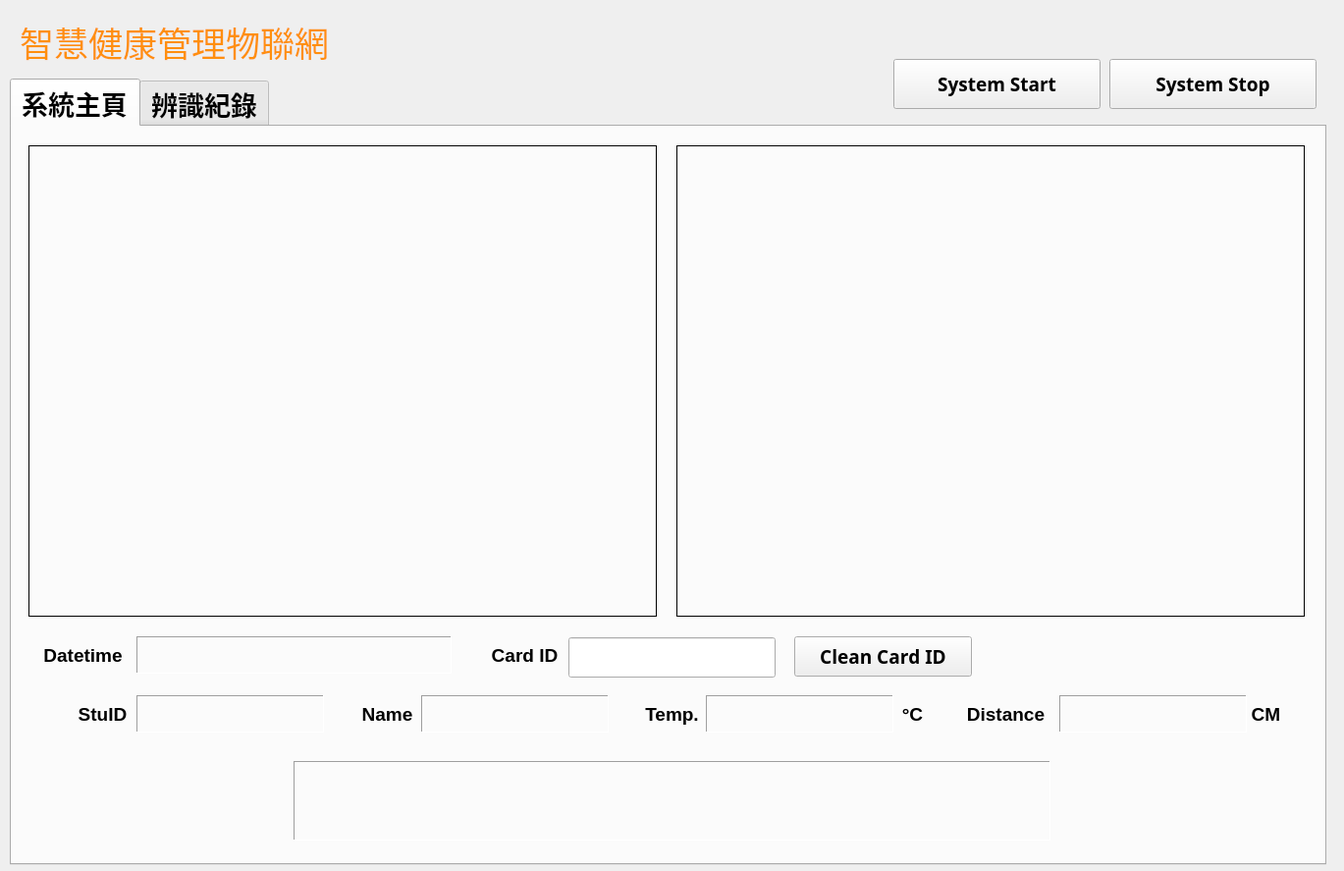
<?xml version="1.0" encoding="UTF-8"?>
<ui version="4.0">
 <class>MainWindow</class>
 <widget class="QMainWindow" name="MainWindow">
  <property name="geometry">
   <rect>
    <x>0</x>
    <y>0</y>
    <width>1369</width>
    <height>887</height>
   </rect>
  </property>
  <property name="font">
   <font>
    <family>Arial</family>
    <pointsize>20</pointsize>
    <weight>75</weight>
    <bold>true</bold>
    <kerning>false</kerning>
   </font>
  </property>
  <property name="windowTitle">
   <string>IHMIoTSystam</string>
  </property>
  <property name="windowIcon">
   <iconset>
    <normaloff>ESDL_lab_softwareicon.ico</normaloff>ESDL_lab_softwareicon.ico</iconset>
  </property>
  <widget class="QWidget" name="centralwidget">
   <widget class="QLabel" name="systemtitle">
    <property name="geometry">
     <rect>
      <x>20</x>
      <y>17</y>
      <width>421</width>
      <height>51</height>
     </rect>
    </property>
    <property name="font">
     <font>
      <family>微軟正黑體</family>
      <pointsize>26</pointsize>
      <weight>50</weight>
      <bold>false</bold>
      <kerning>false</kerning>
     </font>
    </property>
    <property name="styleSheet">
     <string notr="true">color: rgb(255, 143, 14);</string>
    </property>
    <property name="text">
     <string>智慧健康管理物聯網</string>
    </property>
    <property name="alignment">
     <set>Qt::AlignLeading|Qt::AlignLeft|Qt::AlignVCenter</set>
    </property>
   </widget>
   <widget class="QTabWidget" name="tabWidget">
    <property name="geometry">
     <rect>
      <x>10</x>
      <y>80</y>
      <width>1341</width>
      <height>801</height>
     </rect>
    </property>
    <property name="font">
     <font>
      <family>微軟正黑體</family>
     </font>
    </property>
    <property name="currentIndex">
     <number>0</number>
    </property>
    <widget class="QWidget" name="mainpage">
     <attribute name="title">
      <string>系統主頁</string>
     </attribute>
     <widget class="QLabel" name="StuIDtitle">
      <property name="geometry">
       <rect>
        <x>37</x>
        <y>579</y>
        <width>111</width>
        <height>38</height>
       </rect>
      </property>
      <property name="font">
       <font>
        <family>Arial</family>
        <pointsize>14</pointsize>
        <weight>75</weight>
        <bold>true</bold>
       </font>
      </property>
      <property name="styleSheet">
       <string notr="true">
color: rgb(0,0,0);</string>
      </property>
      <property name="text">
       <string>StuID</string>
      </property>
      <property name="alignment">
       <set>Qt::AlignCenter</set>
      </property>
     </widget>
     <widget class="QLabel" name="Info">
      <property name="geometry">
       <rect>
        <x>287</x>
        <y>646</y>
        <width>771</width>
        <height>81</height>
       </rect>
      </property>
      <property name="font">
       <font>
        <family>Arial</family>
        <pointsize>25</pointsize>
        <weight>75</weight>
        <bold>true</bold>
       </font>
      </property>
      <property name="autoFillBackground">
       <bool>false</bool>
      </property>
      <property name="styleSheet">
       <string notr="true">color: rgb(0, 0, 127);</string>
      </property>
      <property name="frameShape">
       <enum>QFrame::Panel</enum>
      </property>
      <property name="frameShadow">
       <enum>QFrame::Sunken</enum>
      </property>
      <property name="midLineWidth">
       <number>0</number>
      </property>
      <property name="text">
       <string/>
      </property>
      <property name="alignment">
       <set>Qt::AlignCenter</set>
      </property>
      <property name="wordWrap">
       <bool>false</bool>
      </property>
     </widget>
     <widget class="QLabel" name="maskdetectorlabel">
      <property name="geometry">
       <rect>
        <x>677</x>
        <y>19</y>
        <width>640</width>
        <height>480</height>
       </rect>
      </property>
      <property name="font">
       <font>
        <weight>50</weight>
        <bold>false</bold>
       </font>
      </property>
      <property name="frameShape">
       <enum>QFrame::Box</enum>
      </property>
      <property name="text">
       <string/>
      </property>
      <property name="alignment">
       <set>Qt::AlignCenter</set>
      </property>
      <property name="margin">
       <number>0</number>
      </property>
     </widget>
     <widget class="QPushButton" name="cleancardidBTN">
      <property name="geometry">
       <rect>
        <x>797</x>
        <y>519</y>
        <width>181</width>
        <height>41</height>
       </rect>
      </property>
      <property name="font">
       <font>
        <family>微軟正黑體</family>
        <pointsize>14</pointsize>
        <weight>75</weight>
        <bold>true</bold>
       </font>
      </property>
      <property name="text">
       <string>Clean Card ID</string>
      </property>
     </widget>
     <widget class="QLabel" name="CardIDtitle">
      <property name="geometry">
       <rect>
        <x>467</x>
        <y>519</y>
        <width>111</width>
        <height>38</height>
       </rect>
      </property>
      <property name="font">
       <font>
        <family>Arial</family>
        <pointsize>14</pointsize>
        <weight>75</weight>
        <bold>true</bold>
       </font>
      </property>
      <property name="styleSheet">
       <string notr="true">
color: rgb(0,0,0);</string>
      </property>
      <property name="text">
       <string>Card ID</string>
      </property>
      <property name="alignment">
       <set>Qt::AlignCenter</set>
      </property>
     </widget>
     <widget class="QLabel" name="datetimetilte">
      <property name="geometry">
       <rect>
        <x>17</x>
        <y>519</y>
        <width>111</width>
        <height>38</height>
       </rect>
      </property>
      <property name="font">
       <font>
        <family>Arial</family>
        <pointsize>14</pointsize>
        <weight>75</weight>
        <bold>true</bold>
       </font>
      </property>
      <property name="styleSheet">
       <string notr="true">
color: rgb(0,0,0);</string>
      </property>
      <property name="text">
       <string>Datetime</string>
      </property>
      <property name="alignment">
       <set>Qt::AlignCenter</set>
      </property>
     </widget>
     <widget class="QLabel" name="name">
      <property name="geometry">
       <rect>
        <x>417</x>
        <y>579</y>
        <width>191</width>
        <height>38</height>
       </rect>
      </property>
      <property name="font">
       <font>
        <family>Arial</family>
        <pointsize>14</pointsize>
        <weight>75</weight>
        <bold>true</bold>
       </font>
      </property>
      <property name="autoFillBackground">
       <bool>false</bool>
      </property>
      <property name="styleSheet">
       <string notr="true">color: rgb(0, 170, 0);</string>
      </property>
      <property name="frameShape">
       <enum>QFrame::Panel</enum>
      </property>
      <property name="frameShadow">
       <enum>QFrame::Sunken</enum>
      </property>
      <property name="midLineWidth">
       <number>0</number>
      </property>
      <property name="text">
       <string/>
      </property>
      <property name="alignment">
       <set>Qt::AlignCenter</set>
      </property>
     </widget>
     <widget class="QLabel" name="distunittitle">
      <property name="geometry">
       <rect>
        <x>1257</x>
        <y>579</y>
        <width>41</width>
        <height>38</height>
       </rect>
      </property>
      <property name="font">
       <font>
        <family>Arial</family>
        <pointsize>14</pointsize>
        <weight>75</weight>
        <bold>true</bold>
       </font>
      </property>
      <property name="styleSheet">
       <string notr="true">
color: rgb(0,0,0);</string>
      </property>
      <property name="text">
       <string>CM</string>
      </property>
      <property name="alignment">
       <set>Qt::AlignCenter</set>
      </property>
     </widget>
     <widget class="QLabel" name="datetime">
      <property name="geometry">
       <rect>
        <x>127</x>
        <y>519</y>
        <width>321</width>
        <height>38</height>
       </rect>
      </property>
      <property name="font">
       <font>
        <family>Arial</family>
        <pointsize>14</pointsize>
        <weight>75</weight>
        <bold>true</bold>
       </font>
      </property>
      <property name="autoFillBackground">
       <bool>false</bool>
      </property>
      <property name="styleSheet">
       <string notr="true">color: rgb(0, 170, 0);</string>
      </property>
      <property name="frameShape">
       <enum>QFrame::Panel</enum>
      </property>
      <property name="frameShadow">
       <enum>QFrame::Sunken</enum>
      </property>
      <property name="midLineWidth">
       <number>0</number>
      </property>
      <property name="text">
       <string/>
      </property>
      <property name="alignment">
       <set>Qt::AlignCenter</set>
      </property>
     </widget>
     <widget class="QLabel" name="distance">
      <property name="geometry">
       <rect>
        <x>1067</x>
        <y>579</y>
        <width>191</width>
        <height>38</height>
       </rect>
      </property>
      <property name="font">
       <font>
        <family>Arial</family>
        <pointsize>14</pointsize>
        <weight>75</weight>
        <bold>true</bold>
       </font>
      </property>
      <property name="autoFillBackground">
       <bool>false</bool>
      </property>
      <property name="styleSheet">
       <string notr="true">color: rgb(0, 170, 0);</string>
      </property>
      <property name="frameShape">
       <enum>QFrame::Panel</enum>
      </property>
      <property name="frameShadow">
       <enum>QFrame::Sunken</enum>
      </property>
      <property name="midLineWidth">
       <number>0</number>
      </property>
      <property name="text">
       <string/>
      </property>
      <property name="alignment">
       <set>Qt::AlignCenter</set>
      </property>
     </widget>
     <widget class="QLabel" name="Distancetitle">
      <property name="geometry">
       <rect>
        <x>957</x>
        <y>579</y>
        <width>111</width>
        <height>38</height>
       </rect>
      </property>
      <property name="font">
       <font>
        <family>Arial</family>
        <pointsize>14</pointsize>
        <weight>75</weight>
        <bold>true</bold>
       </font>
      </property>
      <property name="styleSheet">
       <string notr="true">
color: rgb(0,0,0);</string>
      </property>
      <property name="text">
       <string>Distance</string>
      </property>
      <property name="alignment">
       <set>Qt::AlignCenter</set>
      </property>
     </widget>
     <widget class="QLabel" name="Temptitle">
      <property name="geometry">
       <rect>
        <x>617</x>
        <y>579</y>
        <width>111</width>
        <height>38</height>
       </rect>
      </property>
      <property name="font">
       <font>
        <family>Arial</family>
        <pointsize>14</pointsize>
        <weight>75</weight>
        <bold>true</bold>
       </font>
      </property>
      <property name="styleSheet">
       <string notr="true">
color: rgb(0,0,0);</string>
      </property>
      <property name="text">
       <string>Temp.</string>
      </property>
      <property name="alignment">
       <set>Qt::AlignCenter</set>
      </property>
     </widget>
     <widget class="QLabel" name="realtimelabel">
      <property name="geometry">
       <rect>
        <x>17</x>
        <y>19</y>
        <width>640</width>
        <height>480</height>
       </rect>
      </property>
      <property name="font">
       <font>
        <weight>50</weight>
        <bold>false</bold>
       </font>
      </property>
      <property name="frameShape">
       <enum>QFrame::Box</enum>
      </property>
      <property name="text">
       <string/>
      </property>
      <property name="alignment">
       <set>Qt::AlignCenter</set>
      </property>
      <property name="margin">
       <number>0</number>
      </property>
     </widget>
     <widget class="QLabel" name="Nametitle">
      <property name="geometry">
       <rect>
        <x>327</x>
        <y>579</y>
        <width>111</width>
        <height>38</height>
       </rect>
      </property>
      <property name="font">
       <font>
        <family>Arial</family>
        <pointsize>14</pointsize>
        <weight>75</weight>
        <bold>true</bold>
       </font>
      </property>
      <property name="styleSheet">
       <string notr="true">
color: rgb(0,0,0);</string>
      </property>
      <property name="text">
       <string>Name</string>
      </property>
      <property name="alignment">
       <set>Qt::AlignCenter</set>
      </property>
     </widget>
     <widget class="QLabel" name="StuID">
      <property name="geometry">
       <rect>
        <x>127</x>
        <y>579</y>
        <width>191</width>
        <height>38</height>
       </rect>
      </property>
      <property name="font">
       <font>
        <family>Arial</family>
        <pointsize>14</pointsize>
        <weight>75</weight>
        <bold>true</bold>
       </font>
      </property>
      <property name="autoFillBackground">
       <bool>false</bool>
      </property>
      <property name="styleSheet">
       <string notr="true">color: rgb(0, 170, 0);</string>
      </property>
      <property name="frameShape">
       <enum>QFrame::Panel</enum>
      </property>
      <property name="frameShadow">
       <enum>QFrame::Sunken</enum>
      </property>
      <property name="midLineWidth">
       <number>0</number>
      </property>
      <property name="text">
       <string/>
      </property>
      <property name="alignment">
       <set>Qt::AlignCenter</set>
      </property>
     </widget>
     <widget class="QLabel" name="Tempdegreetitle">
      <property name="geometry">
       <rect>
        <x>897</x>
        <y>579</y>
        <width>41</width>
        <height>38</height>
       </rect>
      </property>
      <property name="font">
       <font>
        <family>Arial</family>
        <pointsize>14</pointsize>
        <weight>75</weight>
        <bold>true</bold>
       </font>
      </property>
      <property name="styleSheet">
       <string notr="true">
color: rgb(0,0,0);</string>
      </property>
      <property name="text">
       <string>°C</string>
      </property>
      <property name="alignment">
       <set>Qt::AlignCenter</set>
      </property>
     </widget>
     <widget class="QLabel" name="temperature">
      <property name="geometry">
       <rect>
        <x>707</x>
        <y>579</y>
        <width>191</width>
        <height>38</height>
       </rect>
      </property>
      <property name="font">
       <font>
        <family>Arial</family>
        <pointsize>14</pointsize>
        <weight>75</weight>
        <bold>true</bold>
       </font>
      </property>
      <property name="autoFillBackground">
       <bool>false</bool>
      </property>
      <property name="styleSheet">
       <string notr="true">color: rgb(0, 170, 0);</string>
      </property>
      <property name="frameShape">
       <enum>QFrame::Panel</enum>
      </property>
      <property name="frameShadow">
       <enum>QFrame::Sunken</enum>
      </property>
      <property name="midLineWidth">
       <number>0</number>
      </property>
      <property name="text">
       <string/>
      </property>
      <property name="alignment">
       <set>Qt::AlignCenter</set>
      </property>
     </widget>
     <widget class="QLineEdit" name="ID">
      <property name="geometry">
       <rect>
        <x>567</x>
        <y>520</y>
        <width>211</width>
        <height>41</height>
       </rect>
      </property>
      <property name="styleSheet">
       <string notr="true">color: rgb(0, 170, 0);</string>
      </property>
      <property name="alignment">
       <set>Qt::AlignCenter</set>
      </property>
     </widget>
    </widget>
    <widget class="QWidget" name="logpage">
     <attribute name="title">
      <string>辨識紀錄</string>
     </attribute>
     <widget class="QTableView" name="logview">
      <property name="geometry">
       <rect>
        <x>10</x>
        <y>10</y>
        <width>1311</width>
        <height>721</height>
       </rect>
      </property>
      <property name="font">
       <font>
        <family>微軟正黑體</family>
        <pointsize>12</pointsize>
       </font>
      </property>
     </widget>
    </widget>
   </widget>
   <widget class="QPushButton" name="stopBTN">
    <property name="geometry">
     <rect>
      <x>1130</x>
      <y>60</y>
      <width>211</width>
      <height>51</height>
     </rect>
    </property>
    <property name="font">
     <font>
      <family>微軟正黑體</family>
      <pointsize>14</pointsize>
      <weight>75</weight>
      <bold>true</bold>
     </font>
    </property>
    <property name="text">
     <string>System Stop</string>
    </property>
   </widget>
   <widget class="QPushButton" name="startBTN">
    <property name="geometry">
     <rect>
      <x>910</x>
      <y>60</y>
      <width>211</width>
      <height>51</height>
     </rect>
    </property>
    <property name="font">
     <font>
      <family>微軟正黑體</family>
      <pointsize>14</pointsize>
      <weight>75</weight>
      <bold>true</bold>
     </font>
    </property>
    <property name="text">
     <string>System Start</string>
    </property>
   </widget>
  </widget>
 </widget>
 <resources/>
 <connections/>
</ui>
